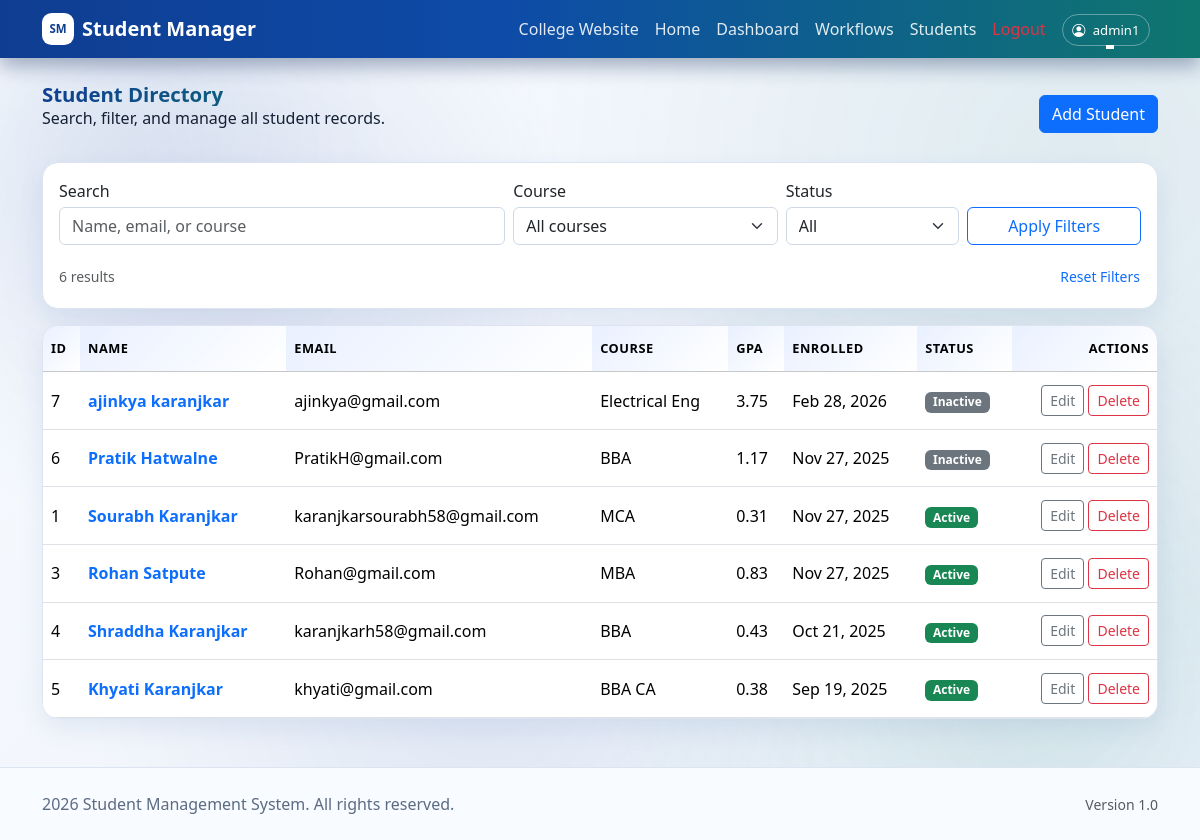
The app's page /students/ (signed in) with its own data.
### Students/models.py (models this page shows, shortened)
class Student(models.Model):
	seat_number = models.CharField(max_length=30, unique=True, null=True, blank=True)
	mother_name = models.CharField(max_length=120, blank=True)
	father_name = models.CharField(max_length=120, blank=True)
	parent_name = models.CharField(max_length=120, blank=True)
	first_name = models.CharField(max_length=50)
	last_name = models.CharField(max_length=50)
	email = models.EmailField(unique=True)
	enrollment_date = models.DateField()
	course = models.CharField(max_length=100)
	gpa = models.DecimalField(max_digits=4, decimal_places=2, null=True, blank=True)
	is_active = models.BooleanField(default=True)
	created_at = models.DateTimeField(auto_now_add=True)
	updated_at = models.DateTimeField(auto_now=True)
	class Meta:
		ordering = ['-enrollment_date', 'last_name', 'first_name']

### Students/views.py (the view, shortened to what this page needs)
# urls.py: path('students/', views.StudentListView.as_view(), name='list'),
class StudentListView(LoginRequiredMixin, ListView):
	model = Student
	template_name = 'Students/student_list.html'
	context_object_name = 'students'
	def get_queryset(self):
		queryset = Student.objects.all()
		search_query = self.request.GET.get('q', '').strip()
		course = self.request.GET.get('course', '').strip()
		status = self.request.GET.get('status', '').strip()
		if course:
			queryset = queryset.filter(course=course)
		if status == 'active':
			queryset = queryset.filter(is_active=True)
		elif status == 'inactive':
			queryset = queryset.filter(is_active=False)
		return queryset
	def get_context_data(self, **kwargs):
		context = super().get_context_data(**kwargs)
		context['filter_q'] = self.request.GET.get('q', '').strip()
		context['filter_course'] = self.request.GET.get('course', '').strip()
		context['filter_status'] = self.request.GET.get('status', '').strip()
		context['course_options'] = (
			Student.objects.order_by('course')
			.values_list('course', flat=True)
			.distinct()
		)
		context['results_count'] = context['students'].count()
		return context

### Students/templates/Students/student_list.html (shortened to what this page needs)
{% extends 'Students/base.html' %}
{% block content %}
<section class="page-header">
  <div>
    <h1 class="page-title">Student Directory</h1>
    <p class="page-subtitle">Search, filter, and manage all student records.</p>
  </div>
  <a class="btn btn-primary" href="{% url 'students:add' %}">Add Student</a>
</section>
<div class="card mb-3">
  <div class="card-body">
    <form method="get" class="row g-2 align-items-end">
      <div class="col-md-5">
        <label class="form-label mb-1" for="id_q">Search</label>
        <input type="text" id="id_q" name="q" value="{{ filter_q }}" class="form-control" placeholder="Name, email, or course">
      </div>
      <div class="col-md-3">
        <label class="form-label mb-1" for="id_course">Course</label>
        <select id="id_course" name="course" class="form-select">
          <option value="">All courses</option>
        </select>
      </div>
      <div class="col-md-2">
        <label class="form-label mb-1" for="id_status">Status</label>
        <select id="id_status" name="status" class="form-select">
          <option value="">All</option>
        </select>
      </div>
      <div class="col-md-2 d-grid">
        <button type="submit" class="btn btn-outline-primary">Apply Filters</button>
      </div>
    </form>
    <div class="d-flex justify-content-between align-items-center mt-3 flex-wrap gap-2">
      <small class="text-body-secondary">{{ results_count }} result{{ results_count|pluralize }}</small>
      <a href="{% url 'students:list' %}" class="btn btn-sm btn-link text-decoration-none px-0">Reset Filters</a>
    </div>
  </div>
</div>
<div class="card">
  <div class="table-responsive">
    <table class="table table-hover align-middle mb-0">
      <thead class="table-light">
        <tr>
          <th>ID</th>
          <th>Name</th>
          <th>Email</th>
          <th>Course</th>
          <th>GPA</th>
          <th>Enrolled</th>
          <th>Status</th>
          <th class="text-end">Actions</th>
        </tr>
      </thead>
      <tbody>
        {% for s in students %}
        <tr>
          <td>{{ s.id }}</td>
          <td><a href="{% url 'students:detail' s.pk %}" class="text-decoration-none fw-semibold">{{ s.first_name }} {{ s.last_name }}</a></td>
          <td>{{ s.email }}</td>
          <td>{{ s.course }}</td>
          <td>{{ s.gpa|default:"-" }}</td>
          <td>{{ s.enrollment_date|date:"M d, Y" }}</td>
          <td>
            {% if s.is_active %}
            <span class="badge text-bg-success">Active</span>
            {% else %}
            <span class="badge text-bg-secondary">Inactive</span>
            {% endif %}
          </td>
          <td class="text-end text-nowrap">
            <a class="btn btn-sm btn-outline-secondary" href="{% url 'students:edit' s.pk %}">Edit</a>
            <a class="btn btn-sm btn-outline-danger" href="{% url 'students:delete' s.pk %}">Delete</a>
          </td>
        </tr>
        {% empty %}
        <tr>
          <td colspan="8" class="text-center py-4 text-body-secondary">No students found.</td>
        </tr>
        {% endfor %}
      </tbody>
    </table>
  </div>
</div>
{% endblock %}

### Students/templates/Students/base.html (shortened to what this page needs)
<!DOCTYPE html>
<html lang="en" data-bs-theme="light">
<head>
    <link href="https://cdn.jsdelivr.net/npm/bootstrap@5.3.2/dist/css/bootstrap.min.css" rel="stylesheet">
    <link href="https://cdn.jsdelivr.net/npm/bootstrap-icons@1.11.3/font/bootstrap-icons.min.css" rel="stylesheet">
    {% load static %}
    <link rel="stylesheet" href="{% static 'Students/css/site.css' %}">
</head>
<body>
    <nav class="app-nav navbar navbar-expand-lg mb-4">
        <div class="container">
            <a class="navbar-brand d-flex align-items-center gap-2 text-white" href="{% url 'students:home' %}">
                <span class="brand-mark">SM</span>
                <span class="fw-semibold">Student Manager</span>
            </a>
            <div class="collapse navbar-collapse" id="navbarMain">
                <ul class="navbar-nav ms-auto mb-2 mb-lg-0">
                    <li class="nav-item">
                        <a class="nav-link" href="{% url 'students:college_home' %}">College Website</a>
                    </li>
                    <li class="nav-item">
                        <a class="nav-link" href="{% url 'students:home' %}">Home</a>
                    </li>
                    {% if user.is_authenticated %}
                        <li class="nav-item">
                            <a class="nav-link" href="{% url 'students:dashboard' %}">Dashboard</a>
                        </li>
                        <li class="nav-item">
                            <a class="nav-link" href="{% url 'students:workflow_hub' %}">Workflows</a>
                        </li>
                        <li class="nav-item">
                            <a class="nav-link" href="{% url 'students:list' %}">Students</a>
                        </li>
                        <li class="nav-item">
                            <a class="nav-link text-danger" href="{% url 'students:logout' %}">Logout</a>
                        </li>
                        <li class="nav-item dropdown">
                            <a class="nav-link dropdown-toggle" href="#" role="button" data-bs-toggle="dropdown">
                                <span class="user-pill">
                                    <i class="bi bi-person-circle me-1"></i>
                                    {{ user.username }}
                                </span>
                            </a>
                        </li>
                    {% endif %}
                </ul>
            </div>
        </div>
    </nav>
    <main class="container mb-5">
        {% block content %}
        {% endblock %}
    </main>
    <footer class="app-footer py-4 mt-auto">
        <div class="container">
            <div class="row">
                <div class="col-md-6">
                    <p class="mb-0"> {% now "Y" %} Student Management System. All rights reserved.</p>
                </div>
                <div class="col-md-6 text-md-end">
                    <small class="text-body-secondary">Version 1.0</small>
                </div>
            </div>
        </div>
    </footer>
</body>
</html>

### records on screen
Student: id "7", first_name "ajinkya", last_name "karanjkar", email "ajinkya@gmail.com", course "Electrical Eng", gpa "3.75", enrollment_date "Feb 28, 2026", is_active "Inactive"
Student: id "6", first_name "Pratik", last_name "Hatwalne", email "PratikH@gmail.com", course "BBA", gpa "1.17", enrollment_date "Nov 27, 2025", is_active "Inactive"
Student: id "1", first_name "Sourabh", last_name "Karanjkar", email "karanjkarsourabh58@gmail.com", course "MCA", gpa "0.31", enrollment_date "Nov 27, 2025", is_active "Active"
Student: id "3", first_name "Rohan", last_name "Satpute", email "Rohan@gmail.com", course "MBA", gpa "0.83", enrollment_date "Nov 27, 2025", is_active "Active"
Student: id "4", first_name "Shraddha", last_name "Karanjkar", email "karanjkarh58@gmail.com", course "BBA", gpa "0.43", enrollment_date "Oct 21, 2025", is_active "Active"
Student: id "5", first_name "Khyati", last_name "Karanjkar", email "khyati@gmail.com", course "BBA CA", gpa "0.38", enrollment_date "Sep 19, 2025", is_active "Active"

### other values on screen
{{ user.username }} "admin1"
{{ results_count }} "6"
